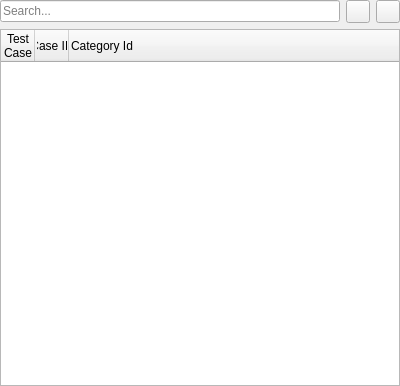
<?xml version="1.0" encoding="UTF-8"?>
<ui version="4.0">
 <class>Form</class>
 <widget class="QWidget" name="Form">
  <property name="geometry">
   <rect>
    <x>0</x>
    <y>0</y>
    <width>400</width>
    <height>386</height>
   </rect>
  </property>
  <property name="windowTitle">
   <string>Form</string>
  </property>
  <layout class="QGridLayout" name="gridLayout">
   <property name="leftMargin">
    <number>0</number>
   </property>
   <property name="topMargin">
    <number>0</number>
   </property>
   <property name="rightMargin">
    <number>0</number>
   </property>
   <property name="bottomMargin">
    <number>0</number>
   </property>
   <item row="0" column="0">
    <layout class="QVBoxLayout" name="tool_bar_layout"/>
   </item>
   <item row="1" column="0">
    <layout class="QHBoxLayout" name="horizontalLayout">
     <item>
      <widget class="QLineEdit" name="edt_search">
       <property name="placeholderText">
        <string>Search...</string>
       </property>
       <property name="clearButtonEnabled">
        <bool>true</bool>
       </property>
      </widget>
     </item>
     <item>
      <widget class="QToolButton" name="btn_expandAll">
       <property name="toolTip">
        <string>Expand All</string>
       </property>
       <property name="text">
        <string/>
       </property>
       <property name="icon">
        <iconset resource="icon/res.qrc">
         <normaloff>:/case/expand.png</normaloff>:/case/expand.png</iconset>
       </property>
      </widget>
     </item>
     <item>
      <widget class="QToolButton" name="btn_collapseAll">
       <property name="toolTip">
        <string>Collapse All</string>
       </property>
       <property name="text">
        <string/>
       </property>
       <property name="icon">
        <iconset resource="icon/res.qrc">
         <normaloff>:/case/collapse.png</normaloff>:/case/collapse.png</iconset>
       </property>
      </widget>
     </item>
    </layout>
   </item>
   <item row="2" column="0">
    <widget class="QTreeWidget" name="tw_testCase">
     <property name="contextMenuPolicy">
      <enum>Qt::CustomContextMenu</enum>
     </property>
     <property name="dragEnabled">
      <bool>true</bool>
     </property>
     <property name="dragDropMode">
      <enum>QAbstractItemView::InternalMove</enum>
     </property>
     <property name="defaultDropAction">
      <enum>Qt::IgnoreAction</enum>
     </property>
     <property name="selectionMode">
      <enum>QAbstractItemView::ExtendedSelection</enum>
     </property>
     <property name="autoExpandDelay">
      <number>0</number>
     </property>
     <property name="indentation">
      <number>30</number>
     </property>
     <property name="expandsOnDoubleClick">
      <bool>false</bool>
     </property>
     <attribute name="headerVisible">
      <bool>true</bool>
     </attribute>
     <attribute name="headerDefaultSectionSize">
      <number>34</number>
     </attribute>
     <column>
      <property name="text">
       <string>Test
Case</string>
      </property>
      <property name="textAlignment">
       <set>AlignCenter</set>
      </property>
     </column>
     <column>
      <property name="text">
       <string>Case ID</string>
      </property>
      <property name="textAlignment">
       <set>AlignCenter</set>
      </property>
     </column>
     <column>
      <property name="text">
       <string>Category Id</string>
      </property>
     </column>
    </widget>
   </item>
  </layout>
  <action name="action_addTestCase">
   <property name="checkable">
    <bool>false</bool>
   </property>
   <property name="enabled">
    <bool>true</bool>
   </property>
   <property name="icon">
    <iconset resource="icon/res.qrc">
     <normaloff>:/case/add_case.png</normaloff>:/case/add_case.png</iconset>
   </property>
   <property name="text">
    <string>Case 생성</string>
   </property>
   <property name="toolTip">
    <string>Case 생성</string>
   </property>
   <property name="statusTip">
    <string>Case 생성</string>
   </property>
  </action>
  <action name="action_openTestCase">
   <property name="checkable">
    <bool>false</bool>
   </property>
   <property name="icon">
    <iconset resource="icon/res.qrc">
     <normaloff>:/case/open_case.png</normaloff>:/case/open_case.png</iconset>
   </property>
   <property name="text">
    <string>Open Test Case</string>
   </property>
   <property name="toolTip">
    <string>Open Test Case</string>
   </property>
   <property name="statusTip">
    <string>Open Test Case</string>
   </property>
  </action>
  <action name="action_closeAllTestCase">
   <property name="checkable">
    <bool>false</bool>
   </property>
   <property name="enabled">
    <bool>false</bool>
   </property>
   <property name="text">
    <string>Close All Test Case</string>
   </property>
   <property name="toolTip">
    <string>Close All Test Case</string>
   </property>
   <property name="statusTip">
    <string>Close All Test Case</string>
   </property>
  </action>
  <action name="action_clearMarkingData">
   <property name="checkable">
    <bool>false</bool>
   </property>
   <property name="text">
    <string>Clear Marking Data</string>
   </property>
   <property name="toolTip">
    <string>Clear Marking Data</string>
   </property>
   <property name="statusTip">
    <string>Marking Data View</string>
   </property>
  </action>
  <action name="action_markingDataView">
   <property name="checkable">
    <bool>false</bool>
   </property>
   <property name="icon">
    <iconset resource="icon/res.qrc">
     <normaloff>:/case/marking_data.png</normaloff>:/case/marking_data.png</iconset>
   </property>
   <property name="text">
    <string>Marking Data View</string>
   </property>
   <property name="toolTip">
    <string>Marking Data View</string>
   </property>
   <property name="statusTip">
    <string>Marking Data View</string>
   </property>
  </action>
  <action name="action_playCase">
   <property name="checkable">
    <bool>true</bool>
   </property>
   <property name="enabled">
    <bool>true</bool>
   </property>
   <property name="icon">
    <iconset resource="icon/res.qrc">
     <normaloff>:/case/play.png</normaloff>
     <normalon>:/suites/thead_stop.png</normalon>:/case/play.png</iconset>
   </property>
   <property name="text">
    <string>Case 수행</string>
   </property>
   <property name="toolTip">
    <string>Case 수행</string>
   </property>
   <property name="statusTip">
    <string>Play this case</string>
   </property>
  </action>
  <action name="action_variableList">
   <property name="checkable">
    <bool>false</bool>
   </property>
   <property name="enabled">
    <bool>true</bool>
   </property>
   <property name="icon">
    <iconset resource="icon/res.qrc">
     <normaloff>:/variable/variable.png</normaloff>:/variable/variable.png</iconset>
   </property>
   <property name="text">
    <string>Variable List</string>
   </property>
   <property name="toolTip">
    <string>Variable List</string>
   </property>
   <property name="statusTip">
    <string>Play this case</string>
   </property>
  </action>
  <action name="action_saveVariableList">
   <property name="checkable">
    <bool>false</bool>
   </property>
   <property name="enabled">
    <bool>true</bool>
   </property>
   <property name="icon">
    <iconset resource="icon/res.qrc">
     <normaloff>:/variable/variable.png</normaloff>:/variable/variable.png</iconset>
   </property>
   <property name="text">
    <string>Save Variable</string>
   </property>
   <property name="toolTip">
    <string>변수 저장...</string>
   </property>
   <property name="statusTip">
    <string>Play this case</string>
   </property>
  </action>
  <action name="action_loadVariableList">
   <property name="checkable">
    <bool>false</bool>
   </property>
   <property name="enabled">
    <bool>true</bool>
   </property>
   <property name="icon">
    <iconset resource="icon/res.qrc">
     <normaloff>:/variable/variable.png</normaloff>:/variable/variable.png</iconset>
   </property>
   <property name="text">
    <string>Load Variable</string>
   </property>
   <property name="toolTip">
    <string>변수 불러오기...</string>
   </property>
   <property name="statusTip">
    <string>Play this case</string>
   </property>
  </action>
  <action name="action_resetRowInfo">
   <property name="checkable">
    <bool>false</bool>
   </property>
   <property name="enabled">
    <bool>true</bool>
   </property>
   <property name="icon">
    <iconset resource="icon/res.qrc">
     <normaloff>:/case/reset_row.png</normaloff>:/case/reset_row.png</iconset>
   </property>
   <property name="text">
    <string>Reset Row Info</string>
   </property>
   <property name="toolTip">
    <string>Row 정보 재설정</string>
   </property>
   <property name="statusTip">
    <string>Play this case</string>
   </property>
  </action>
  <action name="action_removeCase">
   <property name="checkable">
    <bool>false</bool>
   </property>
   <property name="enabled">
    <bool>false</bool>
   </property>
   <property name="icon">
    <iconset resource="icon/res.qrc">
     <normaloff>:/case/remove_case.png</normaloff>:/case/remove_case.png</iconset>
   </property>
   <property name="text">
    <string>Remove Test Case</string>
   </property>
   <property name="toolTip">
    <string>Remove Test Case</string>
   </property>
   <property name="statusTip">
    <string>Remove Step</string>
   </property>
  </action>
  <action name="action_autoVariable">
   <property name="checkable">
    <bool>false</bool>
   </property>
   <property name="enabled">
    <bool>true</bool>
   </property>
   <property name="icon">
    <iconset resource="icon/res.qrc">
     <normaloff>:/variable/variable.png</normaloff>:/variable/variable.png</iconset>
   </property>
   <property name="text">
    <string>Auto Variable List</string>
   </property>
   <property name="toolTip">
    <string>Auto Variable List</string>
   </property>
   <property name="statusTip">
    <string>Play this case</string>
   </property>
  </action>
  <action name="action_copyTestCase">
   <property name="checkable">
    <bool>false</bool>
   </property>
   <property name="text">
    <string>Copy Test Case</string>
   </property>
   <property name="toolTip">
    <string>Copy Test Case</string>
   </property>
   <property name="statusTip">
    <string>Save Test Case</string>
   </property>
  </action>
  <action name="action_saveTestCase">
   <property name="checkable">
    <bool>false</bool>
   </property>
   <property name="text">
    <string>Save Test Case</string>
   </property>
   <property name="toolTip">
    <string>Save Test Case</string>
   </property>
   <property name="statusTip">
    <string>Save Test Case</string>
   </property>
  </action>
  <action name="action_pasteTestCase">
   <property name="checkable">
    <bool>false</bool>
   </property>
   <property name="text">
    <string>Paste Test Case</string>
   </property>
   <property name="toolTip">
    <string>Paste Test Case</string>
   </property>
   <property name="statusTip">
    <string>Save Test Case</string>
   </property>
  </action>
  <action name="action_addCategory">
   <property name="checkable">
    <bool>false</bool>
   </property>
   <property name="enabled">
    <bool>true</bool>
   </property>
   <property name="icon">
    <iconset resource="icon/res.qrc">
     <normaloff>:/case/add_category.png</normaloff>:/case/add_category.png</iconset>
   </property>
   <property name="text">
    <string>Category 추가</string>
   </property>
   <property name="toolTip">
    <string>Category 추가</string>
   </property>
   <property name="statusTip">
    <string>New Test Case</string>
   </property>
  </action>
  <action name="action_scheduleCase">
   <property name="checkable">
    <bool>false</bool>
   </property>
   <property name="enabled">
    <bool>true</bool>
   </property>
   <property name="icon">
    <iconset resource="icon/res.qrc">
     <normaloff>:/case/schedule.png</normaloff>:/case/schedule.png</iconset>
   </property>
   <property name="text">
    <string>Case 예약</string>
   </property>
   <property name="toolTip">
    <string>Case 예약</string>
   </property>
   <property name="statusTip">
    <string>Play this case</string>
   </property>
  </action>
  <action name="action_removeCategory">
   <property name="checkable">
    <bool>false</bool>
   </property>
   <property name="enabled">
    <bool>false</bool>
   </property>
   <property name="icon">
    <iconset resource="icon/res.qrc">
     <normaloff>:/case/remove_category.png</normaloff>:/case/remove_category.png</iconset>
   </property>
   <property name="text">
    <string>Category 삭제</string>
   </property>
   <property name="toolTip">
    <string>Category 삭제</string>
   </property>
   <property name="statusTip">
    <string>New Test Case</string>
   </property>
  </action>
  <action name="action_startSwing">
   <property name="checkable">
    <bool>false</bool>
   </property>
   <property name="icon">
    <iconset resource="icon/res.qrc">
     <normaloff>:/browser/TSWING_64.ico</normaloff>:/browser/TSWING_64.ico</iconset>
   </property>
   <property name="text">
    <string>Start Swing</string>
   </property>
   <property name="toolTip">
    <string>Start Swing</string>
   </property>
   <property name="statusTip">
    <string>Start Swing</string>
   </property>
  </action>
  <action name="action_capture">
   <property name="checkable">
    <bool>true</bool>
   </property>
   <property name="enabled">
    <bool>true</bool>
   </property>
   <property name="icon">
    <iconset resource="icon/res.qrc">
     <normaloff>:/capture/rec.png</normaloff>
     <normalon>:/browser/stop.png</normalon>:/capture/rec.png</iconset>
   </property>
   <property name="text">
    <string>Capture 수행</string>
   </property>
   <property name="toolTip">
    <string>Capture 수행</string>
   </property>
   <property name="statusTip">
    <string>Play this case</string>
   </property>
  </action>
  <action name="action_categorySetting">
   <property name="checkable">
    <bool>false</bool>
   </property>
   <property name="enabled">
    <bool>true</bool>
   </property>
   <property name="icon">
    <iconset resource="icon/res.qrc">
     <normaloff>:/case/category_setting.png</normaloff>:/case/category_setting.png</iconset>
   </property>
   <property name="text">
    <string>Category 수정</string>
   </property>
   <property name="toolTip">
    <string>Category 수정</string>
   </property>
   <property name="statusTip">
    <string>New Test Case</string>
   </property>
  </action>
  <action name="action_getTransactionNm">
   <property name="checkable">
    <bool>false</bool>
   </property>
   <property name="text">
    <string>Transaction명 가져오기...</string>
   </property>
   <property name="toolTip">
    <string>Transaction명 가져오기...</string>
   </property>
   <property name="statusTip">
    <string>Save Test Case</string>
   </property>
  </action>
 </widget>
 <resources>
  <include location="icon/res.qrc"/>
 </resources>
 <connections/>
</ui>
